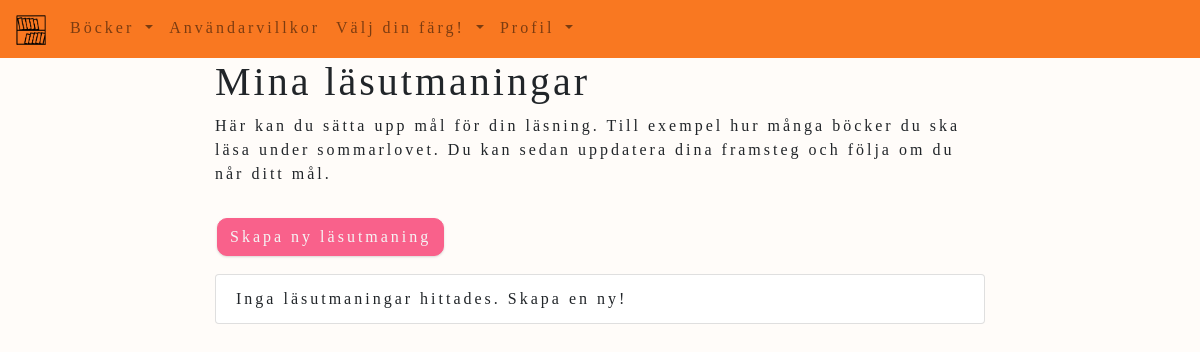
Page /my-challenges (signed in) on the earlier database version.
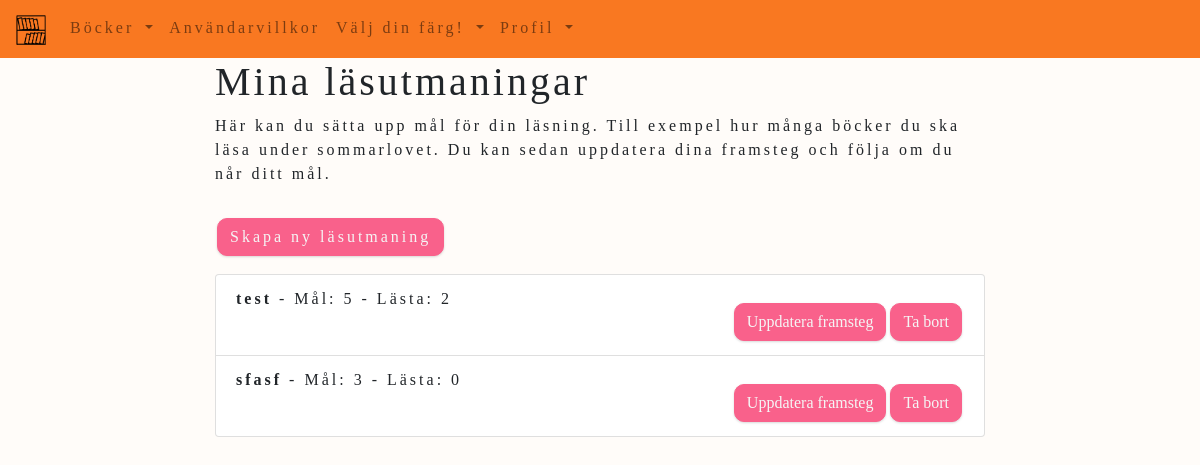
Same page on the later database version.
### website/models.py (models this page shows)
class ReadingChallenge(db.Model):
    __tablename__ = 'reading_challenges'
    id = db.Column(db.Integer, primary_key=True)
    user_id = db.Column(db.Integer, db.ForeignKey('user.id'), nullable=False)
    goal = db.Column(db.String(200), nullable=False)
    target_number = db.Column(db.Integer, nullable=False)
    progress = db.Column(db.Integer, default=0)
    user = relationship('User', back_populates='reading_challenges')  # Relation till användare

### website/views.py (the view)
@views.route('/my-challenges')
@login_required
def my_challenges():
    challenges = ReadingChallenge.query.filter_by(user_id=current_user.id).all()
    return render_template('my_challenges.html', user=current_user, challenges=challenges)

### website/templates/my_challenges.html
{% extends "base.html" %}
{% block content %}
  <h1>Mina läsutmaningar</h1>
  <p>Här kan du sätta upp mål för din läsning. Till exempel hur många böcker du ska läsa under sommarlovet. Du kan sedan uppdatera dina framsteg och följa om du når ditt mål.</p>
  <div class="mb-3">
    <a href="{{ url_for('views.create_challenge') }}" class="btn btn-primary">Skapa ny läsutmaning</a>
  </div>
  <ul class="list-group">
    {% if challenges %}
      {% for challenge in challenges %}
        <li class="list-group-item">
          <strong>{{ challenge.goal }}</strong> - Mål: {{ challenge.target_number }} - Lästa: {{ challenge.progress }}
          <div class="btn-group float-right" role="group">
            <form action="{{ url_for('views.update_progress', challenge_id=challenge.id) }}" method="POST" style="display:inline;">
              <button type="submit" class="btn btn-primary">Uppdatera framsteg</button>
            </form>
            <form action="{{ url_for('views.delete_challenge', challenge_id=challenge.id) }}" method="POST" style="display:inline;">
              <button type="submit" class="btn btn-primary">Ta bort</button>
            </form>
          </div>
        </li>
      {% endfor %}
    {% else %}
      <li class="list-group-item">Inga läsutmaningar hittades. Skapa en ny!</li>
    {% endif %}
  </ul>
{% endblock %}

Differences in the rows shown:
added ReadingChallenge: goal "test", target_number "5", progress "2"
added ReadingChallenge: goal "sfasf", target_number "3", progress "0"
Other differences:
text no longer shown: "Inga läsutmaningar hittades. Skapa en ny!"
